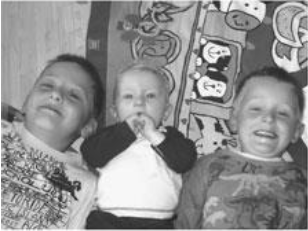
#> input picture Demo 2/MainImage.png, 308 x 231 px
$ jupyter execute CS4243-Demo-2-Template-Matching-Question.ipynb
#> lines starting #> are read from the running program, lines starting #| are printed output that depends on the picture; after the words box and inside, x2 and y2 are one past the last pixel; in counts of white or black regions, pixels touching at a corner belong together
#### Template Matching Demo

Most parts of the tutorial is based on (https://https://docs.opencv.org/2.4/doc/tutorials/imgproc/histograms/template_matching/template_matching.html#which-are-the-matching-methods-available-in-opencv)

For reference to what different methods do to match the correct image refer to https://docs.opencv.org/2.4/doc/tutorials/imgproc/histograms/template_matching/template_matching.html#which-are-the-matching-methods-available-in-opencv

#### Template Matching is a method for searching and finding the location of a template image in a larger image. OpenCV comes with a function cv.matchTemplate() for this purpose. It simply slides the template image over the input image (as in 2D convolution) and compares the template and patch of input image under the template image.

- Read the Template.png and MainImage.png.
- Write a template matching function which plots box in the MainImage where the template matches the best.
- You can reference OpenCV 'cv.matchTemplate()' example (link) to get knowledge of the APIs available. Visualize your Template Match Location for matching algorithm 'TM_CCORR' and 'TM_CCORR_NORMED'

[cell 1]
import cv2
import matplotlib.pyplot as plt

[cell 2]
def result(method, row, main, template, method_name):
    temp = cv2.imread('MainImage.png', 0)
    w, h = template.shape[::-1]
    res = cv2.matchTemplate(main, template, method)
    print("Shape of result is {}".format(res.shape))
    min_val, max_val, min_loc, max_loc = cv2.minMaxLoc(res)
    top_left = max_loc
    if method in [cv2.TM_SQDIFF, cv2.TM_SQDIFF_NORMED]:
        top_left = min_loc
    bottom_right = (top_left[0] + w, top_left[1] + h)
    cv2.rectangle(temp, top_left, bottom_right, 255, 2)

    plt.subplot(9,2,row*2-1),plt.imshow(res, cmap = 'gray')
    plt.title("Matching Result " + method_name), plt.xticks([]), plt.yticks([])
    plt.subplot(9,2,row*2),plt.imshow(temp, cmap = 'gray')
    plt.title("Detected Point " + method_name), plt.xticks([]), plt.yticks([])

[cell 3]
### TODO
main = cv2.imread('MainImage.png', 0)
#> main is the input picture: shape (231, 308); min 32, max 255, mean 143.8

template = cv2.imread('Template.png', 0)
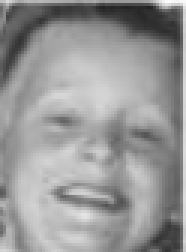
#> input picture Demo 2/Template.png, 62 x 84 px (shown 3 times larger)
#> template is the input picture: shape (84, 62); min 34, max 252, mean 151

plt.figure(figsize=(8,20))

print("Image Shape ", main.shape)
#| Image Shape  (231, 308)
print("Template shape", template.shape)
#| Template shape (84, 62)

plt.subplot(3, 2, 1), plt.imshow(main, cmap='gray'), plt.axis("off")
plt.subplot(3, 2, 2), plt.imshow(template, cmap='gray'), plt.axis("off")

result(cv2.TM_CCORR, 4, main, template, 'cv2.TM_CCORR')
#> in result, `res = cv2.matchTemplate(main, template, method)`:
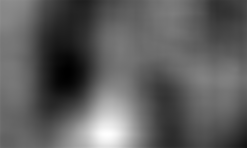
#> res: shape (148, 247) float32; min 79781808, max 167904720, mean 112352960; drawn with min black and max white
#| Shape of result is (148, 247)
#> in result, `min_val, max_val, min_loc, max_loc = cv2.minMaxLoc(res)`: min_val = 79781808; max_val = 167904720; min_loc = (67, 71); max_loc = (107, 134)
#> in result, `bottom_right = (top_left[0] + w, top_left[1] + h)`: bottom_right = (169, 218)
#> in result, `cv2.rectangle(temp, top_left, bottom_right, 255, 2)`:
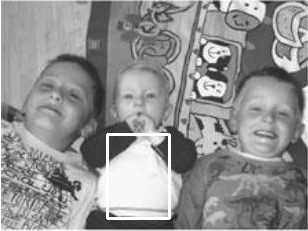
#> temp: shape (231, 308); 1.23% of pixels changed, all inside (x1, y1, x2, y2) = (106, 133, 171, 220)
result(cv2.TM_CCORR_NORMED, 5, main, template, 'cv2.TM_CCORR_NORMED')
#> call 2 of result, with method = 3, row = 5, method_name = 'cv2.TM_CCORR_NORMED'
#> in result (call 2), `res = cv2.matchTemplate(main, template, method)`:
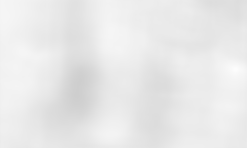
#> res: shape (148, 247) float32; min 0.81, max 0.992, mean 0.914
#| Shape of result is (148, 247)
#> in result (call 2), `min_val, max_val, min_loc, max_loc = cv2.minMaxLoc(res)`: min_val = 0.81; max_val = 0.992; min_loc = (76, 95); max_loc = (235, 69)
#> in result (call 2), `bottom_right = (top_left[0] + w, top_left[1] + h)`: bottom_right = (297, 153)
#> in result (call 2), `cv2.rectangle(temp, top_left, bottom_right, 255, 2)`:
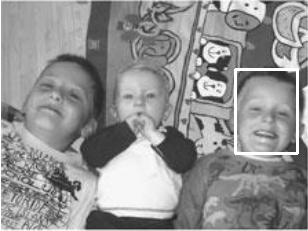
#> temp: shape (231, 308); 1.23% of pixels changed, all inside (x1, y1, x2, y2) = (234, 68, 299, 155)
result(cv2.TM_CCOEFF, 6, main, template, 'cv2.TM_CCOEFF')
#> call 3 of result, with method = 4, row = 6, method_name = 'cv2.TM_CCOEFF'
#> in result (call 3), `res = cv2.matchTemplate(main, template, method)`:
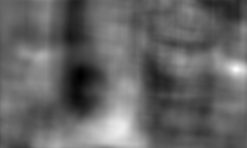
#> res: shape (148, 247) float32; min -5039285, max 8300727, mean 260442.3; drawn with min black and max white
#| Shape of result is (148, 247)
#> in result (call 3), `min_val, max_val, min_loc, max_loc = cv2.minMaxLoc(res)`: min_val = -5039285; max_val = 8300727; min_loc = (80, 75); max_loc = (236, 69)
#> in result (call 3), `bottom_right = (top_left[0] + w, top_left[1] + h)`: bottom_right = (298, 153)
#> in result (call 3), `cv2.rectangle(temp, top_left, bottom_right, 255, 2)`:
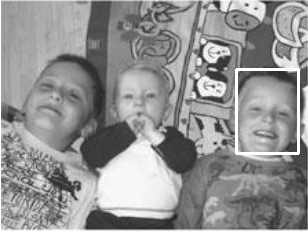
#> temp: shape (231, 308); 1.23% of pixels changed, all inside (x1, y1, x2, y2) = (235, 68, 300, 155)
result(cv2.TM_CCOEFF_NORMED, 7, main, template, 'cv2.TM_CCOEFF_NORMED')
#> call 4 of result, with method = 5, row = 7, method_name = 'cv2.TM_CCOEFF_NORMED'
#> in result (call 4), `res = cv2.matchTemplate(main, template, method)`:
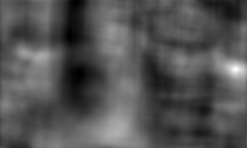
#> res: shape (148, 247) float32; min -0.406, max 0.897, mean 0.022; drawn with min black and max white
#| Shape of result is (148, 247)
#> in result (call 4), `min_val, max_val, min_loc, max_loc = cv2.minMaxLoc(res)`: min_val = -0.406; max_val = 0.897; min_loc = (70, 37); max_loc = (235, 69)
#> in result (call 4), `bottom_right = (top_left[0] + w, top_left[1] + h)`: bottom_right = (297, 153)
result(cv2.TM_SQDIFF, 8, main, template, 'cv2.TM_SQDIFF')
#> in result (call 5), `res = cv2.matchTemplate(main, template, method)`:
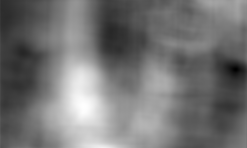
#> res: shape (148, 247) float32; min 2158800, max 47427296, mean 22851882; drawn with min black and max white
#| Shape of result is (148, 247)
#> in result (call 5), `min_val, max_val, min_loc, max_loc = cv2.minMaxLoc(res)`: min_val = 2158800; max_val = 47427296; min_loc = (235, 69); max_loc = (83, 106)
#> in result (call 5), `top_left = min_loc`: top_left = (235, 69)
result(cv2.TM_SQDIFF_NORMED, 9, main, template, 'cv2.TM_SQDIFF_NORMED')
#> in result (call 6), `res = cv2.matchTemplate(main, template, method)`:
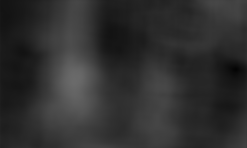
#> res: shape (148, 247) float32; min 0.0176, max 0.419, mean 0.188
#| Shape of result is (148, 247)
#> in result (call 6), `min_val, max_val, min_loc, max_loc = cv2.minMaxLoc(res)`: min_val = 0.0176; max_val = 0.419; max_loc = (74, 82)
#> in result (call 6), `top_left = min_loc`: top_left = (235, 69)

[cell 4]
# All the 6 methods for comparison in a list
methods = ['cv2.TM_CCOEFF', 'cv2.TM_CCOEFF_NORMED', 'cv2.TM_CCORR',
            'cv2.TM_CCORR_NORMED', 'cv2.TM_SQDIFF', 'cv2.TM_SQDIFF_NORMED']
w, h = template.shape[::-1]
#> w = 62; h = 84

for meth in methods:
    img = main.copy()
    method = eval(meth)
    # Apply template Matching
    res = cv2.matchTemplate(img,template,method)
    min_val, max_val, min_loc, max_loc = cv2.minMaxLoc(res)
    # If the method is TM_SQDIFF or TM_SQDIFF_NORMED, take minimum
    if method in [cv2.TM_SQDIFF, cv2.TM_SQDIFF_NORMED]:
        top_left = min_loc
    else:
        top_left = max_loc
    bottom_right = (top_left[0] + w, top_left[1] + h)
    cv2.rectangle(img,top_left, bottom_right, 255, 2)
    plt.subplot(121),plt.imshow(res,cmap = 'gray')
    plt.title('Matching Result'), plt.xticks([]), plt.yticks([])
    plt.subplot(122),plt.imshow(img,cmap = 'gray')
    plt.title('Detected Point'), plt.xticks([]), plt.yticks([])
    plt.suptitle(meth)
    plt.show()
#> this loop made 6 passes
#> (min_val, max_val, min_loc, top_left, bottom_right) on passes 1 to 4: (-5039285, 8300727, (80, 75), (236, 69), (298, 153)), (-0.406, 0.897, (70, 37), (235, 69), (297, 153)), (79781808, 167904720, (67, 71), (107, 134), (169, 218)), (0.81, 0.992, (76, 95), (235, 69), (297, 153))
#> (min_val, max_val, max_loc, top_left, bottom_right) on passes 5 to 6: (2158800, 47427296, (83, 106), (235, 69), (297, 153)), (0.0176, 0.419, (74, 82), (235, 69), (297, 153))
